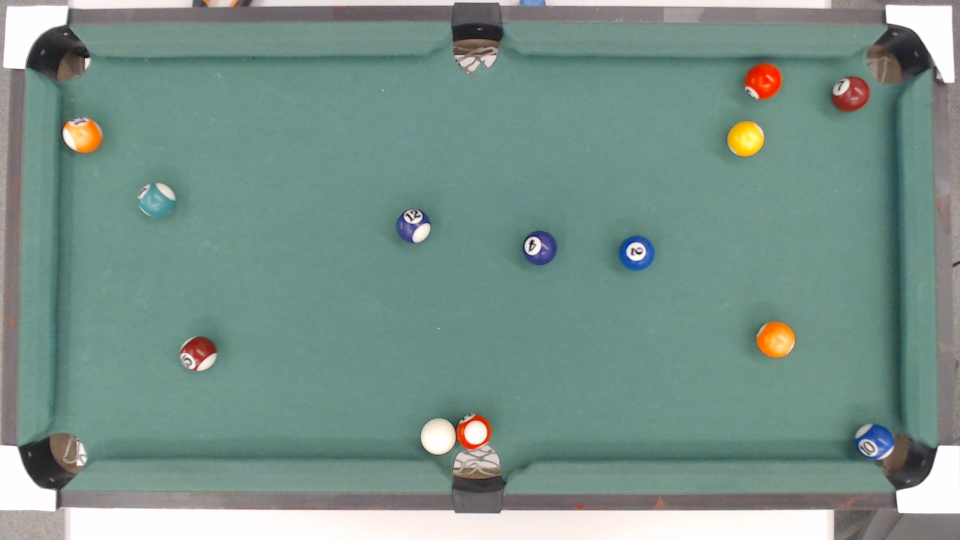
#> input picture Fotos_Mesa_Sinuca/Mesa_Sinuca_Color_4.jpg, 1920 x 1080 px, found by its file name (shown at 1/2 size)
$ python filtro_bolas.py
#> lines starting #> are read from the running program, lines starting #| are printed output that depends on the picture; after the words box and inside, x2 and y2 are one past the last pixel; in counts of white or black regions, pixels touching at a corner belong together
import cv2
import numpy as np
import matplotlib.pyplot as plt


# Caminho para a imagem
caminho_img = "visao_Robotica\Fotos_Mesa_Sinuca\Mesa_Sinuca_Color_4.jpg"

# Carregando a imagem colorida
img_in_color = cv2.imread(caminho_img, cv2.IMREAD_COLOR)
#> img_in_color is the input picture: shape (1080, 1920, 3); mean B, G, R 138.5, 146.1, 121

img_in_color = img_in_color#[110:935, 112:1799]  # Recorte da imagem: y - x


def filtro_bolas(img_in_color):
    # Convertendo a imagem para o espaço de cor HSV
    img_HSV = cv2.cvtColor(img_in_color, cv2.COLOR_BGR2HSV)
#> img_HSV: shape (1080, 1920, 3); mean H, S, V 80.7, 56.6, 149.1

    # Dividindo a imagem HSV em seus canais individuais
    H, S, V = cv2.split(img_HSV)
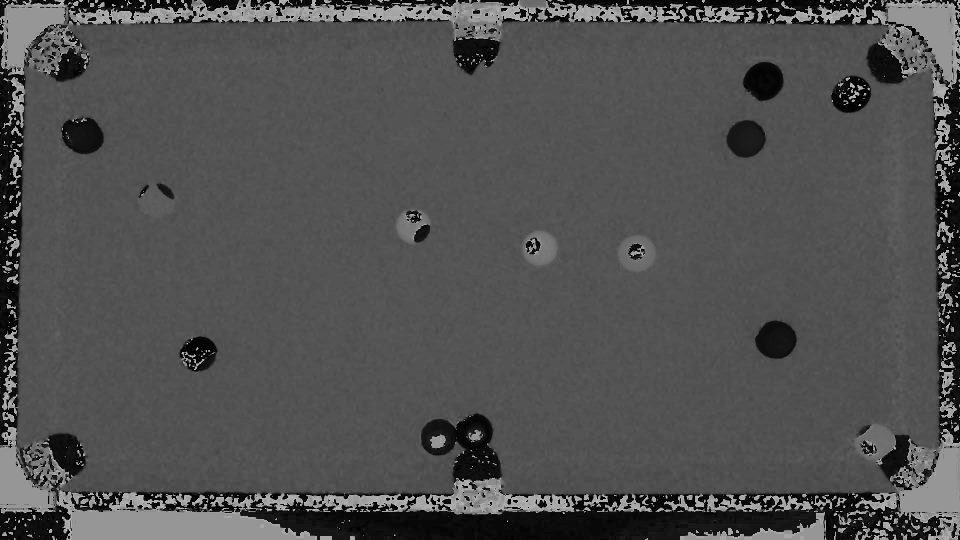
#> H: shape (1080, 1920) (shown at 1/2 size); min 0, max 179, mean 80.7
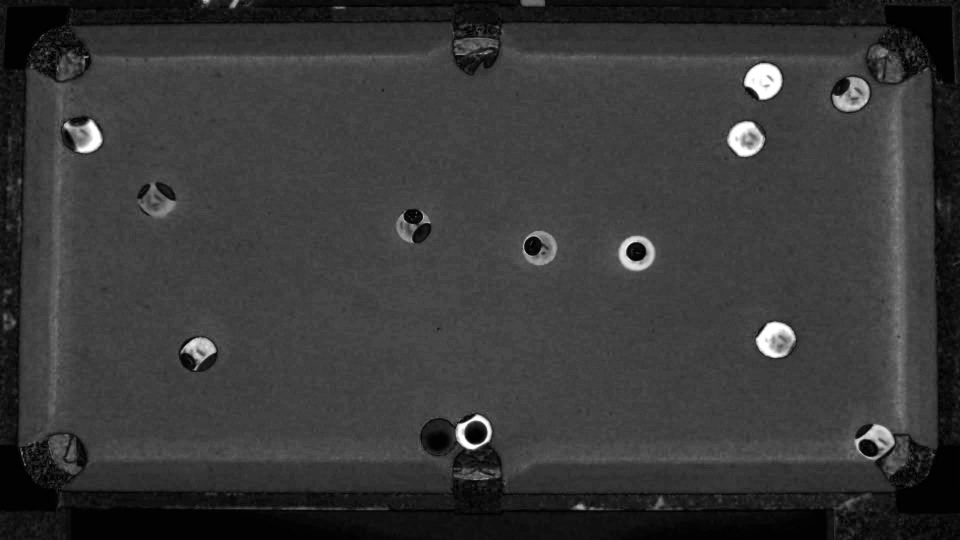
#> S: shape (1080, 1920) (shown at 1/2 size); min 0, max 255, mean 56.6
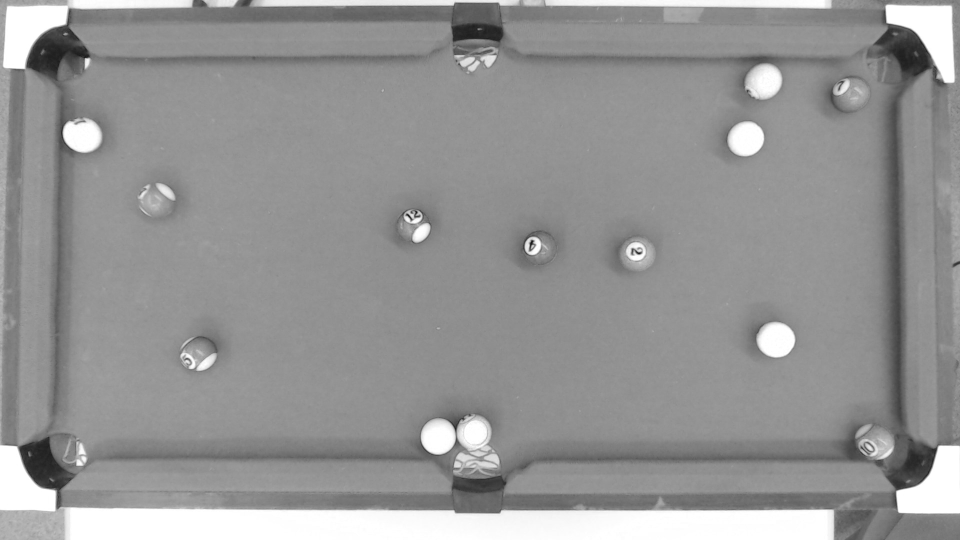
#> V: shape (1080, 1920) (shown at 1/2 size); min 8, max 255, mean 149.1

    # Criando a máscara que isola os pixels dentro do intervalo de verde
    # Ajustamos o limite para verde, baseado apenas no canal H
    mask = np.where((H >= 78) & (H <= 89), 0, 255).astype(np.uint8)
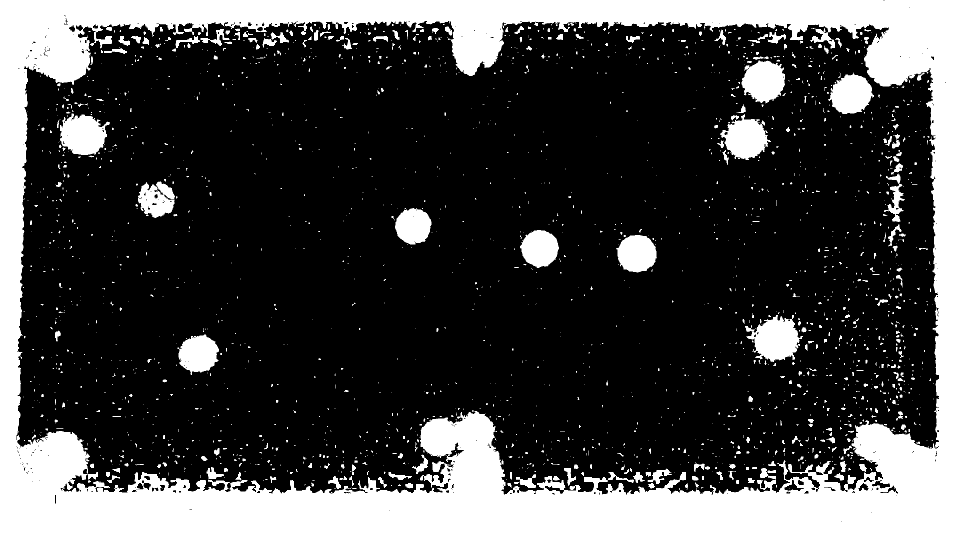
#> mask: shape (1080, 1920) (shown at 1/2 size); 27% white; 2202 white regions (1793 under 20 px), largest, box (x1, y1, x2, y2) and area: (0, 0, 1920, 1080) 473597, (1490, 630, 1606, 724) 6486, (120, 227, 220, 310) 5815

    # Resultado: colocar máscara branca em fundo preto
    result = cv2.bitwise_and(img_in_color, img_in_color, mask=mask)
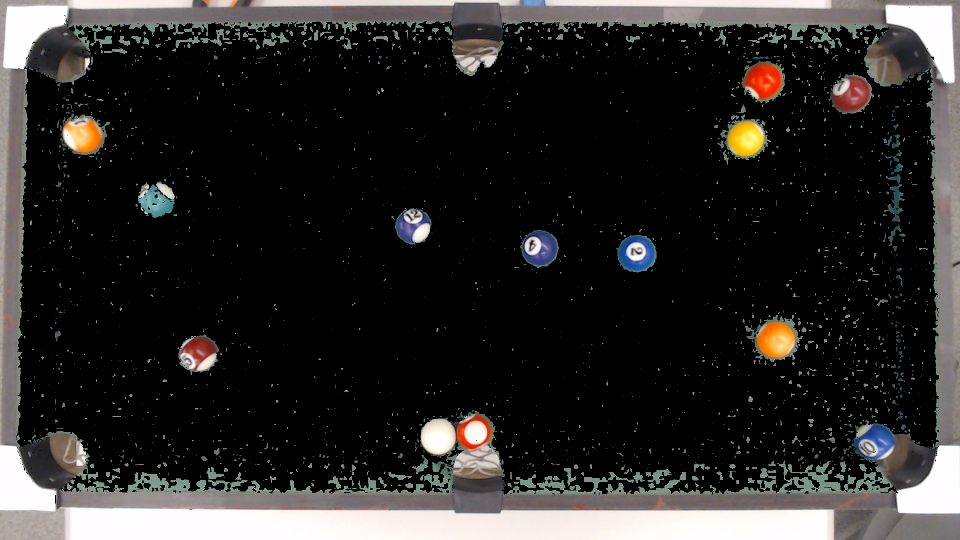
#> result: shape (1080, 1920, 3) (shown at 1/2 size); mean B, G, R 40.7, 41.9, 43.1
    result[mask > 0] = (255, 255, 255)

    kernel_1 = np.ones((5,5), np.uint8)
    kernel_2 = np.ones((8,8), np.uint8)
    dilation = cv2.dilate(result, kernel_1, iterations=1) # esparrama
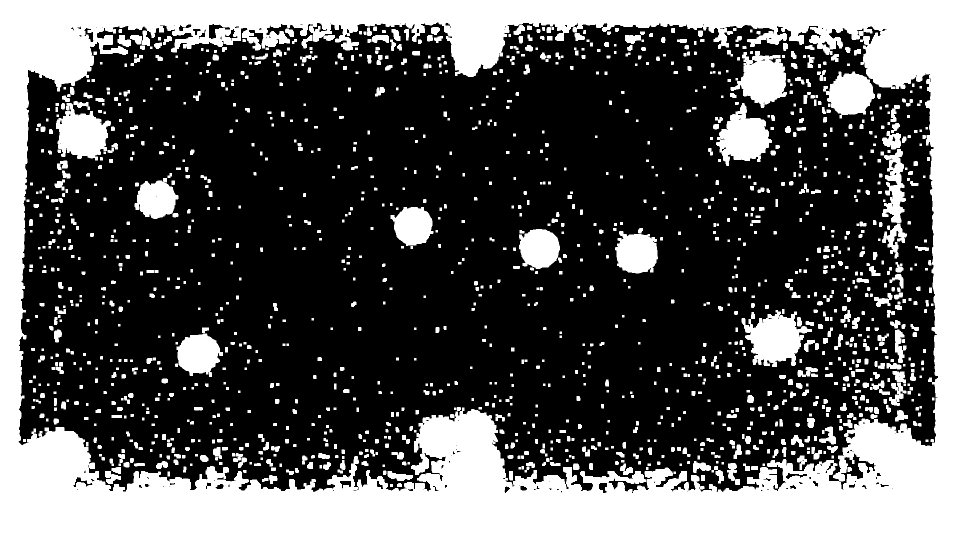
#> dilation: shape (1080, 1920, 3) (shown at 1/2 size); 33.9% white; 1502 white regions, largest, box (x1, y1, x2, y2) and area: (0, 0, 1920, 1080) 534142, (1483, 620, 1624, 734) 9195, (1432, 206, 1544, 332) 7950
    erosion = cv2.erode(dilation, kernel_2, iterations = 2)
#> erosion: shape (1080, 1920, 3); 22.2% white; 36 white regions (19 under 20 px), largest, box (x1, y1, x2, y2) and area: (0, 0, 1920, 1080) 424523, (1509, 642, 1594, 717) 4676, (126, 237, 208, 309) 4339
    return erosion[110:935, 112:1799], result[110:935, 112:1799]

# Plota as imagens

plt.figure(figsize=(12, 6))
plt.subplot(1, 3, 1)
plt.imshow(cv2.cvtColor(img_in_color, cv2.COLOR_BGR2RGB))
plt.title('Original')


plt.subplot(1, 3, 2)
plt.imshow(cv2.cvtColor(filtro_bolas(img_in_color)[0], cv2.COLOR_BGR2RGB))
plt.title('erosion')

plt.subplot(1, 3, 3)
plt.imshow(cv2.cvtColor(filtro_bolas(img_in_color)[1], cv2.COLOR_BGR2RGB))
plt.title('result')

plt.show()
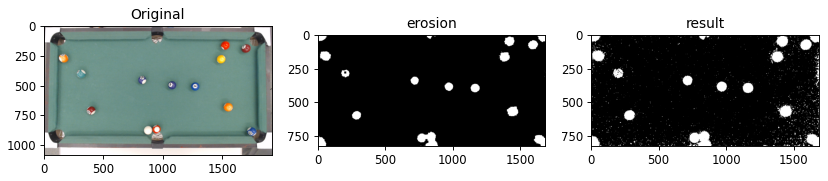
#> figure drawn by matplotlib, 3 panels

$ run again, with Fotos_Mesa_Sinuca/Mesa_Sinuca_Color_1.jpg copied over Fotos_Mesa_Sinuca/Mesa_Sinuca_Color_4.jpg
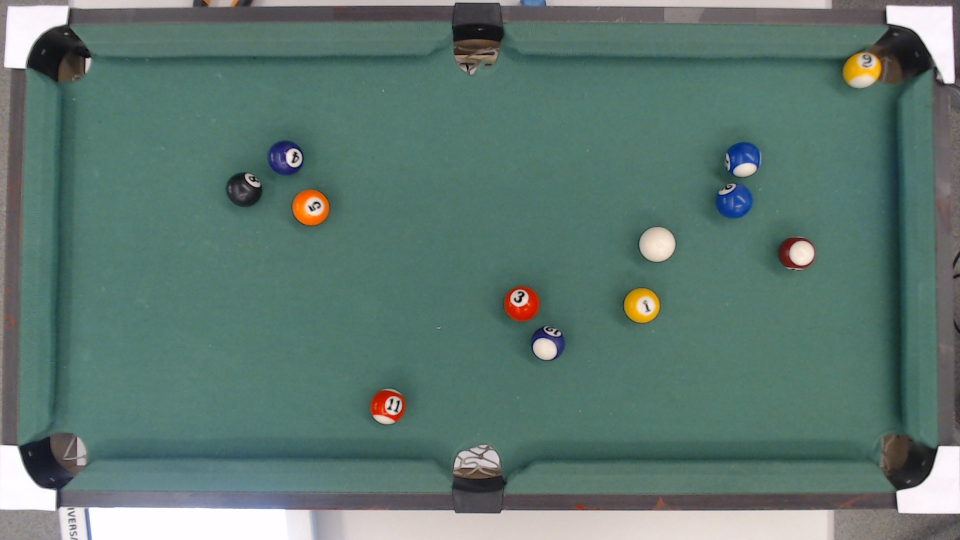
#> input picture Fotos_Mesa_Sinuca/Mesa_Sinuca_Color_1.jpg, 1920 x 1080 px, found by its file name (shown at 1/2 size)
#> img_in_color is the input picture: shape (1080, 1920, 3); mean B, G, R 112.3, 119.6, 94.1
#> img_HSV: shape (1080, 1920, 3); mean H, S, V 83, 69.1, 122.5
#> in filtro_bolas, `mask = np.where((H >= 78) & (H <= 89), 0, 255).astype(np.uint8)`:
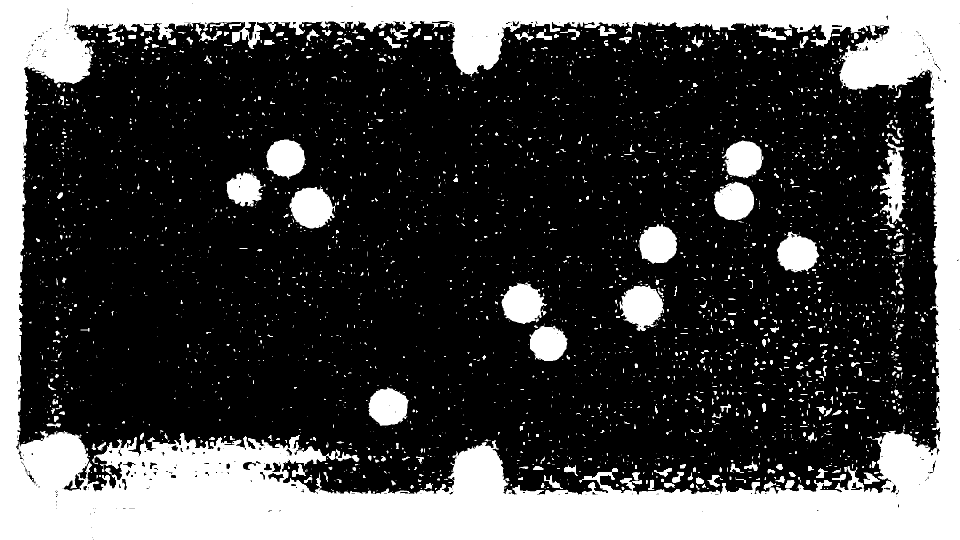
#> mask: shape (1080, 1920) (shown at 1/2 size); 28.5% white; 3041 white regions (2466 under 20 px), largest, box (x1, y1, x2, y2) and area: (0, 0, 1920, 1080) 489017, (1239, 571, 1328, 662) 5479, (579, 371, 671, 457) 5447
#> dilation: shape (1080, 1920, 3); 37.4% white; 2131 white regions, largest, box (x1, y1, x2, y2) and area: (0, 0, 1920, 1080) 550629, (1422, 279, 1529, 454) 11285, (1740, 238, 1820, 482) 9149
#> erosion: shape (1080, 1920, 3); 23.2% white; 25 white regions (8 under 20 px), largest, box (x1, y1, x2, y2) and area: (0, 0, 1920, 1080) 440768, (1246, 575, 1323, 658) 4280, (588, 382, 666, 452) 3972
#> `plt.show()`:
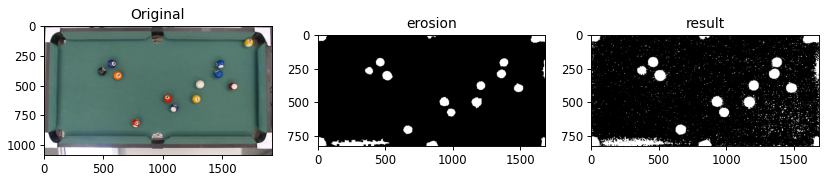
#> figure drawn by matplotlib, 3 panels

$ run again, with Fotos_Mesa_Sinuca/Mesa_Sinuca_Color_2.jpg copied over Fotos_Mesa_Sinuca/Mesa_Sinuca_Color_4.jpg
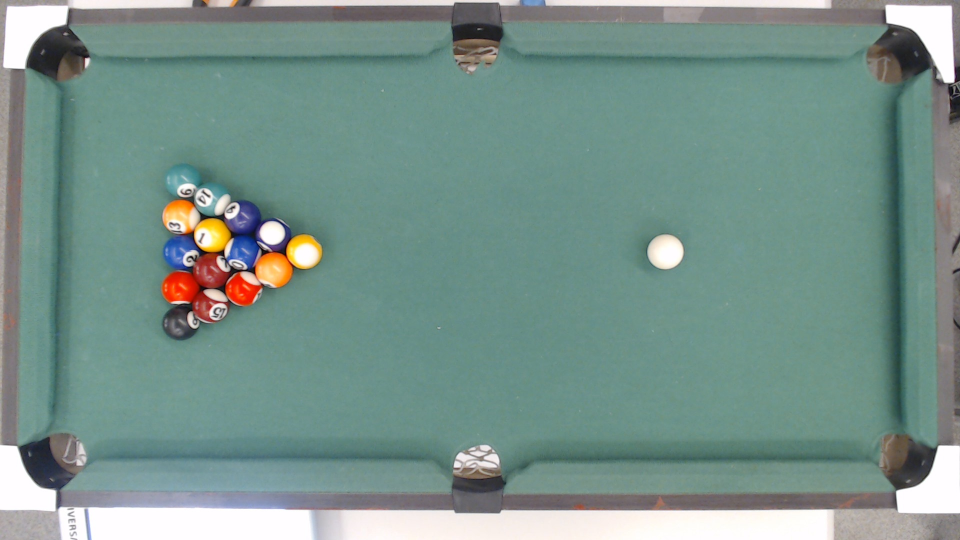
#> input picture Fotos_Mesa_Sinuca/Mesa_Sinuca_Color_2.jpg, 1920 x 1080 px, found by its file name (shown at 1/2 size)
#> img_in_color is the input picture: shape (1080, 1920, 3); mean B, G, R 139.6, 146.6, 120.3
#> img_HSV: shape (1080, 1920, 3); mean H, S, V 82.5, 58.6, 149.8
#> in filtro_bolas, `mask = np.where((H >= 78) & (H <= 89), 0, 255).astype(np.uint8)`:
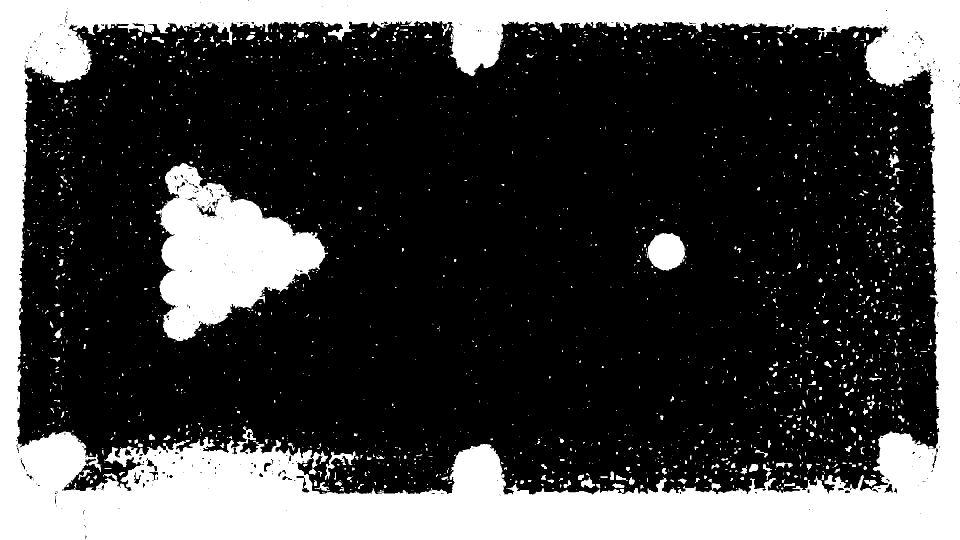
#> mask: shape (1080, 1920) (shown at 1/2 size); 27.7% white; 2052 white regions (1694 under 20 px), largest, box (x1, y1, x2, y2) and area: (0, 0, 1920, 1080) 476662, (312, 326, 656, 682) 65189, (1292, 466, 1371, 541) 4341
#> dilation: shape (1080, 1920, 3); 33.7% white; 1473 white regions, largest, box (x1, y1, x2, y2) and area: (0, 0, 1920, 1080) 522696, (310, 320, 658, 686) 71835, (1282, 464, 1378, 543) 5359
#> erosion: shape (1080, 1920, 3); 23.9% white; 11 white regions (5 under 20 px), largest, box (x1, y1, x2, y2) and area: (0, 0, 1920, 1080) 433478, (326, 334, 645, 678) 57964, (1299, 473, 1366, 537) 3015, (240, 903, 251, 923) 76, (414, 886, 422, 890) 28, (1168, 966, 1180, 968) 24
#> `plt.show()`:
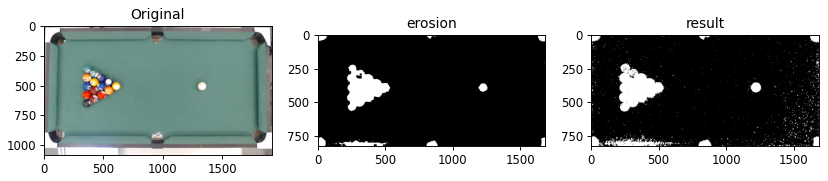
#> figure drawn by matplotlib, 3 panels

$ run again, with Fotos_Mesa_Sinuca/Mesa_Sinuca_Color_3.jpg copied over Fotos_Mesa_Sinuca/Mesa_Sinuca_Color_4.jpg
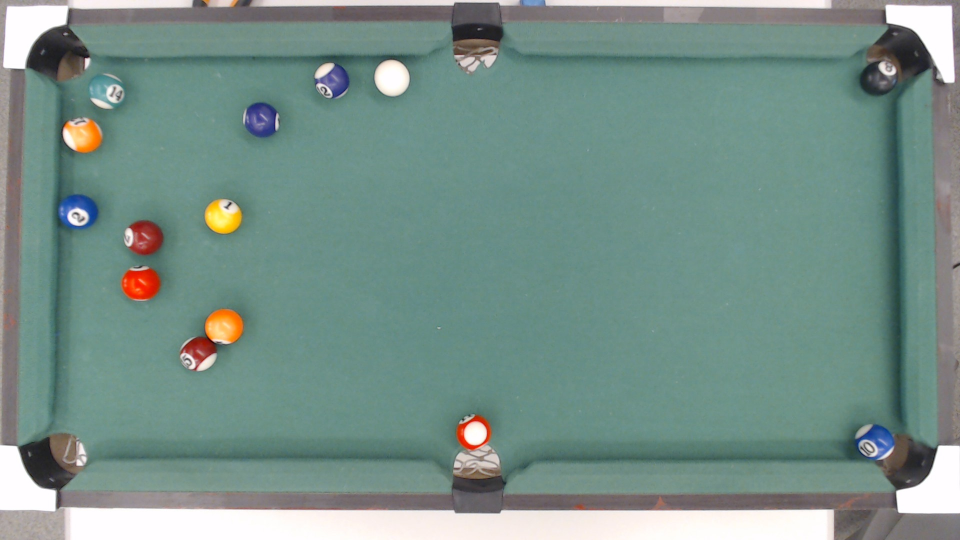
#> input picture Fotos_Mesa_Sinuca/Mesa_Sinuca_Color_3.jpg, 1920 x 1080 px, found by its file name (shown at 1/2 size)
#> img_in_color is the input picture: shape (1080, 1920, 3); mean B, G, R 137.2, 144.3, 119
#> img_HSV: shape (1080, 1920, 3); mean H, S, V 82.1, 57.4, 147.3
#> mask: shape (1080, 1920); 26.3% white; 2299 white regions (1915 under 20 px), largest, box (x1, y1, x2, y2) and area: (0, 0, 1920, 1080) 456960, (355, 613, 496, 746) 10094, (117, 224, 212, 312) 5635
#> dilation: shape (1080, 1920, 3); 33.1% white; 1535 white regions, largest, box (x1, y1, x2, y2) and area: (0, 0, 1920, 1080) 509247, (350, 604, 498, 748) 12498, (110, 222, 214, 325) 7615
#> erosion: shape (1080, 1920, 3); 22% white; 30 white regions (15 under 20 px), largest, box (x1, y1, x2, y2) and area: (0, 0, 1920, 1080) 416093, (363, 620, 492, 740) 7648, (127, 237, 206, 308) 4099
#> `plt.show()`:
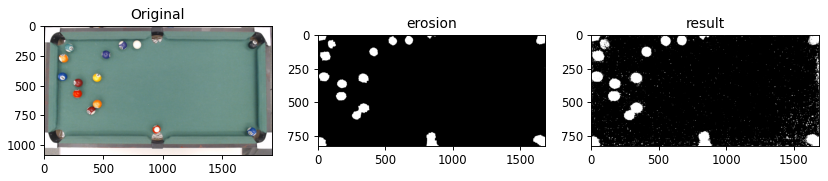
#> figure drawn by matplotlib, 3 panels
